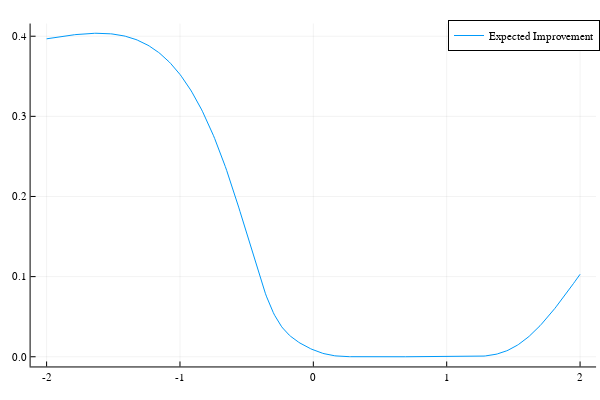

Source (notebook cell):
### Code cell
plot(domain, EIx, label="Expected Improvement")

### Figure 1 — Plotly figure (JSON) as saved in the notebook; plotly's stock layout.template omitted (floating-point values rounded to 4 significant figures; data arrays with more than 128 entries replaced by an {"elided": "..."} marker saying what was removed)
{"data": [{"colorbar": {"len": 0.9525, "title": {"text": ""}, "x": 0.9934, "y": 0.5139}, "legendgroup": "Expected Improvement", "line": {"color": "rgba(0, 154, 250, 1.000)", "dash": "solid", "shape": "linear", "width": 1}, "mode": "lines", "name": "Expected Improvement", "showlegend": true, "type": "scatter", "x": {"elided": "401 float values"}, "xaxis": "x", "y": {"elided": "401 float values"}, "yaxis": "y"}], "layout": {"annotations": [], "height": 400, "legend": {"bgcolor": "rgba(255, 255, 255, 1.000)", "bordercolor": "rgba(0, 0, 0, 1)", "borderwidth": 1, "font": {"color": "rgba(0, 0, 0, 1)", "family": "sans-serif", "size": 11}, "title": {"font": {"color": "rgba(0, 0, 0, 1)", "family": "sans-serif", "size": 15}, "text": ""}, "tracegroupgap": 0, "traceorder": "normal", "x": 1, "xanchor": "auto", "y": 1, "yanchor": "auto"}, "margin": {"b": 20, "l": 0, "r": 0, "t": 20}, "paper_bgcolor": "rgba(255, 255, 255, 1.000)", "plot_bgcolor": "rgba(255, 255, 255, 1.000)", "showlegend": true, "width": 600, "xaxis": {"anchor": "y", "domain": [0.05101, 0.9934], "gridcolor": "rgba(0, 0, 0, 0.1)", "gridwidth": 0.5, "linecolor": "rgba(0, 0, 0, 1)", "mirror": false, "range": [-2.12, 2.12], "showgrid": true, "showline": true, "showticklabels": true, "tickangle": 0, "tickcolor": "rgb(0, 0, 0)", "tickfont": {"color": "rgba(0, 0, 0, 1)", "family": "sans-serif", "size": 11}, "tickmode": "array", "ticks": "inside", "ticktext": ["-2", "-1", "0", "1", "2"], "tickvals": [-2, -1, 0, 1, 2], "title": {"font": {"color": "rgba(0, 0, 0, 1)", "family": "sans-serif", "size": 15}, "text": ""}, "type": "linear", "visible": true, "zeroline": false, "zerolinecolor": "rgba(0, 0, 0, 1)"}, "yaxis": {"anchor": "x", "domain": [0.03762, 0.9902], "gridcolor": "rgba(0, 0, 0, 0.1)", "gridwidth": 0.5, "linecolor": "rgba(0, 0, 0, 1)", "mirror": false, "range": [-0.01211, 0.4158], "showgrid": true, "showline": true, "showticklabels": true, "tickangle": 0, "tickcolor": "rgb(0, 0, 0)", "tickfont": {"color": "rgba(0, 0, 0, 1)", "family": "sans-serif", "size": 11}, "tickmode": "array", "ticks": "inside", "ticktext": ["0.0", "0.1", "0.2", "0.3", "0.4"], "tickvals": [0, 0.1, 0.2, 0.3, 0.4], "title": {"font": {"color": "rgba(0, 0, 0, 1)", "family": "sans-serif", "size": 15}, "text": ""}, "type": "linear", "visible": true, "zeroline": false, "zerolinecolor": "rgba(0, 0, 0, 1)"}}}
